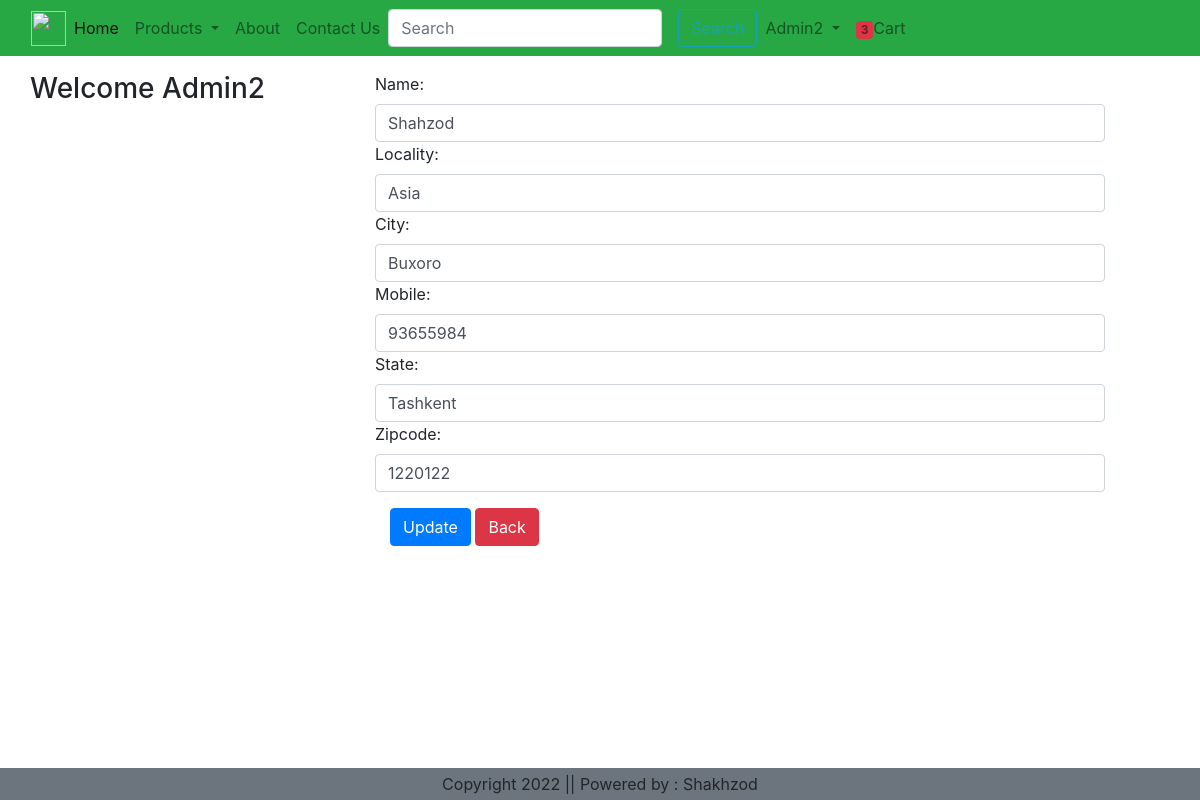
/update/address/8 (signed in), run on the app's committed database.
### ecommerce/models.py (models this page shows, shortened)
class Customer(models.Model):
    user = models.ForeignKey(User, on_delete=models.CASCADE)
    name = models.CharField(max_length=100)
    locality = models.CharField(max_length=200)
    city = models.CharField(max_length=200)
    mobile = models.IntegerField()
    zipcode = models.IntegerField()
    state = models.CharField(max_length=100)

### ecommerce/views.py (the view, shortened to what this page needs)
# urls.py: path('update/address/<int:pk>', views.updateAddress.as_view(), name='updateaddress'),
@method_decorator(login_required, name='dispatch')
class updateAddress(View):
    def get(self, request, pk):
        add = Customer.objects.get(pk=pk)
        form = CustomerProfileForm(instance=add)
        totalitem = 0
        if request.user.is_authenticated:
            totalitem = len(Cart.objects.filter(user=request.user))
        return render(request, 'updateaddress.html', locals())

### ecommerce/forms.py
class CustomerProfileForm(forms.ModelForm):
    class Meta:
        model = Customer
        fields = ['name', 'locality', 'city', 'mobile', 'state', 'zipcode']
        widgets = {
            'name': forms.TextInput(attrs={'class': 'form-control'}),
            'locality': forms.TextInput(attrs={'class': 'form-control'}),
            'city': forms.TextInput(attrs={'class': 'form-control'}),
            'mobile': forms.NumberInput(attrs={'class': 'form-control'}),
            'state': forms.TextInput(attrs={'class': 'form-control'}),
            'zipcode': forms.TextInput(attrs={'class': 'form-control'}),
        }

### templates/updateaddress.html (shortened to what this page needs)
{% extends 'navbar.html' %}
{% block content %}
<div class="container my-3">
  <div class="row">
      <h3>Welcome<span class="text-capitalize"> {{ request.user }}</span> </h3>
      <div class="col-sm-8 offset-sm-1">
        <form action="" method="POST">
            {% for fm in form %}
               {{ fm.label_tag }} {{ fm }}<small class="text-danger">{{ fm.errors|striptags }}</small>
            {% endfor %}
            <div class="col-12 mt-3">
              <button type="submit" class="btn btn-primary">Update</button>
              <a href="{% url 'address' %}" type="button" class="btn btn-danger">Back</a>
            </div>
          </form>
      </div>
  </div>
</div>
{% endblock content %}

### templates/navbar.html (shortened to what this page needs)
{% load static %}
<!DOCTYPE html>
<html lang="en">
<head>
<link rel="stylesheet" href="https://cdn.jsdelivr.net/npm/bootstrap@4.6.2/dist/css/bootstrap.min.css">
<link rel="stylesheet" href="https://cdnjs.cloudflare.com/ajax/libs/font-awesome/4.7.0/css/font-awesome.min.css">
</head>
<body>
<nav class="navbar navbar-expand-lg navbar-light bg-success">
  <div class="container-fluid">
  <img src="https://www.shutterstock.com/image-vector/furious-eagle-sport-vector-logo-260nw-585944369.jpg"
       width="35" height="35">
  <div class="collapse navbar-collapse" id="navbarSupportedContent">
    <ul class="navbar-nav me-auto mb-2 mb-lg-0">
      {% if user.is_authenticated %}
      <li class="nav-item active">
        <a class="nav-link" href="{% url 'home' %}">Home <span class="sr-only">(current)</span></a>
      </li>
      <li class="nav-item dropdown">
        <a class="nav-link dropdown-toggle" role="button" data-toggle="dropdown" aria-expanded="false">
          Products
        </a>
      </li>
      <li class="nav-item">
        <a class="nav-link" href="{% url 'about' %}">About</a>
      </li>
      <li class="nav-item">
        <a class="nav-link" href="{% url 'contact' %}">Contact Us</a>
      </li>
      <form class="form-inline my-2 my-lg-0" role="search" action="/search">
        <input class="form-control mr-sm-3" type="search" placeholder="Search" name="search" aria-label="Search">
        <button class="btn btn-outline-info my-3 my-sm-0" type="submit">Search</button>
      </form>
      <li class="nav-item dropdown">
        <a class="nav-link dropdown-toggle" role="button" data-toggle="dropdown" aria-expanded="false">
          <span>{{request.user|title}}</span>
        </a>
      </li>
      <li class="nav-item">
        <a class="nav-link" href="{% url 'showcart' %}"><span class="badge bg-danger">{% if totalitem > 0 %} {{totalitem}} {% endif %}</span>Cart</a>
      </li>
      {% endif %}
    </ul>
  </div>
  </div>
</nav>
{% block content %}
{% endblock content %}
<br><br>
<br><br>
<footer class="container-fluid fixed-bottom bg-secondary text-center p-1 mt-0 ">
  Copyright 2022 || Powered by : Shakhzod
</footer>
</body>
</html>

### data on the page
Customer: form "Shahzod" "Asia" "Buxoro" "93655984" "Tashkent" "1220122"

### other printed values
{{ request.user|title }} "Admin2"
{{ totalitem }} "3"
{{ request.user }} "Admin2"
{{ fm.label_tag }} "Name:" "Locality:" "City:" "Mobile:" "State:" "Zipcode:"
